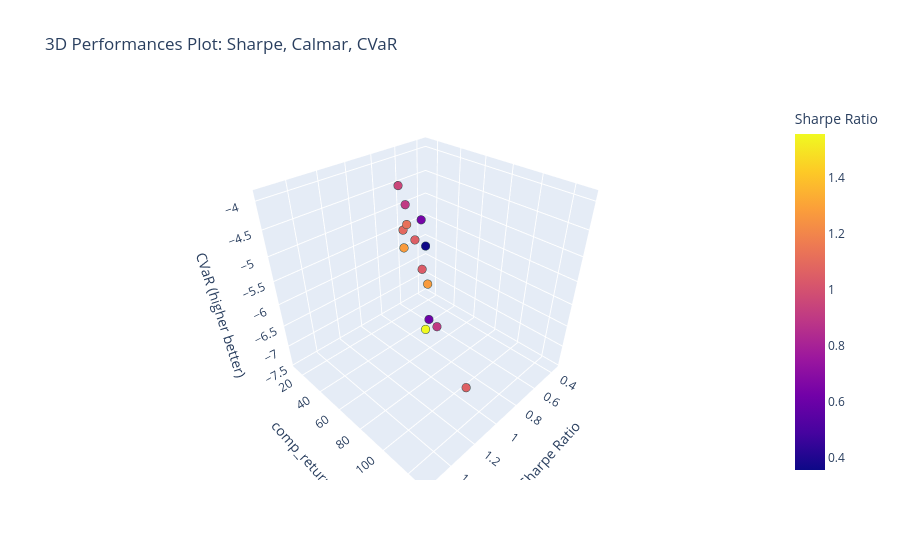

The notebook cell this image was saved under:
### Markdown cell above
##### Pareto Frontier with 2 or 3 Metrics

### Code cell
fig = px.scatter_3d(
    all_overall_perfs,
    x='sharpe',
    y='comp_return',
    z='cvar',
    hover_name=all_overall_perfs.index,
    color='sharpe',                # color by Sharpe (or any metric)
    title='3D Performances Plot: Sharpe, Calmar, CVaR',
    labels={
        'sharpe': 'Sharpe Ratio',
        'compunded_return': 'Compounded Return',
        'cvar': 'CVaR (higher better)'
    }
)

# Update marker size and appearance
fig.update_traces(marker=dict(size=5, line=dict(width=1, color='DarkSlateGrey')))

fig.show()

### Figure 1 — Plotly figure (JSON) as saved in the notebook; plotly's stock layout.template omitted (floating-point values rounded to 4 significant figures)
{"data": [{"hovertemplate": "<b>%{hovertext}</b><br><br>Sharpe Ratio=%{marker.color}<br>comp_return=%{y}<br>CVaR (higher better)=%{z}<extra></extra>", "hovertext": ["TemporalTransformer-custom_loss_11", "VLSTM-custom_loss_11", "AttentionLSTM-custom_loss_11", "PatchTST-custom_loss_11", "BaseLSTM-custom_loss_11", "DeformTime-custom_loss_11", "BaseLSTM-custom_loss_10", "PatchTST-custom_loss_10", "InvertedAttentionLSTM-custom_loss_10", "TemporalTransformer-custom_loss_10", "InvertedAttentionLSTM-custom_loss_11", "DeformTime-custom_loss_10", "AttentionLSTM-custom_loss_10", "VLSTM-custom_loss_10"], "legendgroup": "", "marker": {"color": [1.557, 1.275, 1.272, 1.124, 1.092, 1.061, 1.053, 1.04, 0.955, 0.9061, 0.9028, 0.6397, 0.6107, 0.3552], "coloraxis": "coloraxis", "line": {"color": "DarkSlateGrey", "width": 1}, "size": 5, "symbol": "circle"}, "mode": "markers", "name": "", "scene": "scene", "showlegend": false, "type": "scatter3d", "x": [1.557, 1.275, 1.272, 1.124, 1.092, 1.061, 1.053, 1.04, 0.955, 0.9061, 0.9028, 0.6397, 0.6107, 0.3552], "y": [129.0, 102.9, 87.16, 73.65, 67.31, 113.5, 72.2, 76.23, 49.67, 49.72, 75.51, 36.06, 40.75, 12.49], "z": [-4.49, -4.63, -4.25, -4.19, -4.39, -6.93, -4.55, -5.06, -3.93, -4.31, -6.52, -5.01, -7.43, -6.21]}], "layout": {"coloraxis": {"colorbar": {"title": {"text": "Sharpe Ratio"}}, "colorscale": [[0, "#0d0887"], [0.1111, "#46039f"], [0.2222, "#7201a8"], [0.3333, "#9c179e"], [0.4444, "#bd3786"], [0.5556, "#d8576b"], [0.6667, "#ed7953"], [0.7778, "#fb9f3a"], [0.8889, "#fdca26"], [1, "#f0f921"]]}, "legend": {"tracegroupgap": 0}, "scene": {"domain": {"x": [0, 1], "y": [0, 1]}, "xaxis": {"title": {"text": "Sharpe Ratio"}}, "yaxis": {"title": {"text": "comp_return"}}, "zaxis": {"title": {"text": "CVaR (higher better)"}}}, "title": {"text": "3D Performances Plot: Sharpe, Calmar, CVaR"}}}
